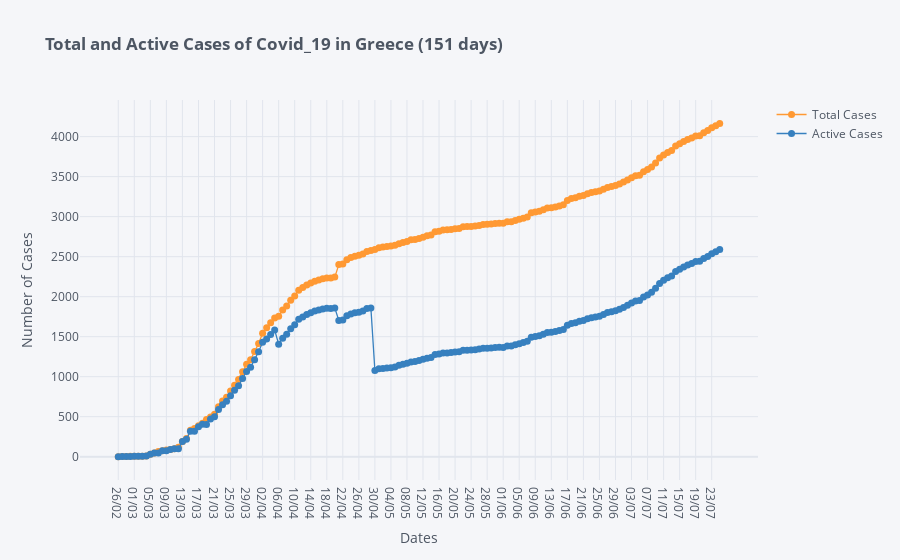

The notebook cell saved with this chart:
### Markdown cell above
## Total and Active number of Cases

### Code cell
df[['Total Cases', 'Active Cases']].iplot(kind='scatter',mode='lines+markers', color=['orange', 'blue'], size=7,
                        xTitle='Dates', yTitle='Number of Cases',
                        title='<b>Total and Active Cases of Covid_19 in Greece ('+str(len(df['Total Cases']))+' days)</b>')
# Click and drag mouse to select specific area of plot to zoom in
# Move mouse over markers to see data

### Figure 1 — Plotly figure (JSON) as saved in the notebook; plotly's stock layout.template omitted (floating-point values rounded to 4 significant figures; data arrays with more than 128 entries replaced by an {"elided": "..."} marker saying what was removed)
{"data": [{"line": {"color": "rgba(255, 153, 51, 1.0)", "dash": "solid", "shape": "linear", "width": 1.3}, "marker": {"size": 7, "symbol": "circle"}, "mode": "lines+markers", "name": "Total Cases", "text": "", "type": "scatter", "x": {"elided": "151 str values"}, "y": {"elided": "151 int values"}}, {"line": {"color": "rgba(55, 128, 191, 1.0)", "dash": "solid", "shape": "linear", "width": 1.3}, "marker": {"size": 7, "symbol": "circle"}, "mode": "lines+markers", "name": "Active Cases", "text": "", "type": "scatter", "x": {"elided": "151 str values"}, "y": {"elided": "151 int values"}}], "layout": {"legend": {"bgcolor": "#F5F6F9", "font": {"color": "#4D5663"}}, "paper_bgcolor": "#F5F6F9", "plot_bgcolor": "#F5F6F9", "title": {"font": {"color": "#4D5663"}, "text": "<b>Total and Active Cases of Covid_19 in Greece (151 days)</b>"}, "xaxis": {"gridcolor": "#E1E5ED", "showgrid": true, "tickfont": {"color": "#4D5663"}, "title": {"font": {"color": "#4D5663"}, "text": "Dates"}, "zerolinecolor": "#E1E5ED"}, "yaxis": {"gridcolor": "#E1E5ED", "showgrid": true, "tickfont": {"color": "#4D5663"}, "title": {"font": {"color": "#4D5663"}, "text": "Number of Cases"}, "zerolinecolor": "#E1E5ED"}}}
